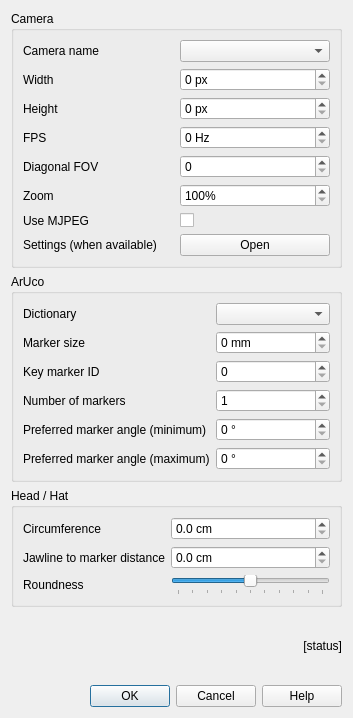
<?xml version="1.0" encoding="UTF-8"?>
<ui version="4.0">
 <class>papertracker_dialog</class>
 <widget class="QWidget" name="papertracker_dialog">
  <property name="windowModality">
   <enum>Qt::WindowModality::NonModal</enum>
  </property>
  <property name="geometry">
   <rect>
    <x>0</x>
    <y>0</y>
    <width>353</width>
    <height>718</height>
   </rect>
  </property>
  <property name="windowTitle">
   <string>PaperTracker</string>
  </property>
  <property name="windowIcon">
   <iconset>
    <normaloff>C:/Users/Adrian Lopez/.designer/gui/images/opentrack.png</normaloff>C:/Users/Adrian Lopez/.designer/gui/images/opentrack.png</iconset>
  </property>
  <property name="layoutDirection">
   <enum>Qt::LayoutDirection::LeftToRight</enum>
  </property>
  <property name="autoFillBackground">
   <bool>false</bool>
  </property>
  <layout class="QGridLayout" name="gridLayout">
   <item row="26" column="1">
    <widget class="QDialogButtonBox" name="buttonBox">
     <property name="sizePolicy">
      <sizepolicy hsizetype="Minimum" vsizetype="Maximum">
       <horstretch>0</horstretch>
       <verstretch>0</verstretch>
      </sizepolicy>
     </property>
     <property name="standardButtons">
      <set>QDialogButtonBox::StandardButton::Cancel|QDialogButtonBox::StandardButton::Ok</set>
     </property>
    </widget>
   </item>
   <item row="1" column="0" colspan="3">
    <widget class="QGroupBox" name="groupBox_3">
     <property name="title">
      <string>ArUco</string>
     </property>
     <layout class="QGridLayout" name="gridLayout_2">
      <item row="9" column="1">
       <widget class="QLabel" name="label_16">
        <property name="text">
         <string>Preferred marker angle (maximum)</string>
        </property>
       </widget>
      </item>
      <item row="7" column="1">
       <widget class="QLabel" name="label_6">
        <property name="text">
         <string>Preferred marker angle (minimum)</string>
        </property>
       </widget>
      </item>
      <item row="2" column="2">
       <widget class="QSpinBox" name="sbMarkerSize">
        <property name="suffix">
         <string> mm</string>
        </property>
        <property name="maximum">
         <number>1000</number>
        </property>
       </widget>
      </item>
      <item row="2" column="1">
       <widget class="QLabel" name="label_5">
        <property name="text">
         <string>Marker size</string>
        </property>
       </widget>
      </item>
      <item row="1" column="1">
       <widget class="QLabel" name="label_2">
        <property name="text">
         <string>Dictionary</string>
        </property>
       </widget>
      </item>
      <item row="9" column="2">
       <widget class="QSpinBox" name="sbMarkerMaximumAngle">
        <property name="suffix">
         <string> °</string>
        </property>
        <property name="maximum">
         <number>90</number>
        </property>
       </widget>
      </item>
      <item row="1" column="2">
       <widget class="QComboBox" name="cmbArucoDictionary"/>
      </item>
      <item row="4" column="2">
       <widget class="QSpinBox" name="sbNumberOfMarkers">
        <property name="minimum">
         <number>1</number>
        </property>
        <property name="maximum">
         <number>1000</number>
        </property>
       </widget>
      </item>
      <item row="7" column="2">
       <widget class="QSpinBox" name="sbMarkerMinimumAngle">
        <property name="suffix">
         <string> °</string>
        </property>
        <property name="maximum">
         <number>90</number>
        </property>
       </widget>
      </item>
      <item row="4" column="1">
       <widget class="QLabel" name="label_12">
        <property name="text">
         <string>Number of markers</string>
        </property>
       </widget>
      </item>
      <item row="3" column="1">
       <widget class="QLabel" name="label_13">
        <property name="text">
         <string>Key marker ID</string>
        </property>
       </widget>
      </item>
      <item row="3" column="2">
       <widget class="QSpinBox" name="sbFirstMarkerID">
        <property name="minimum">
         <number>0</number>
        </property>
        <property name="maximum">
         <number>2320</number>
        </property>
       </widget>
      </item>
     </layout>
    </widget>
   </item>
   <item row="26" column="2">
    <widget class="QPushButton" name="btnHelp">
     <property name="text">
      <string>Help</string>
     </property>
    </widget>
   </item>
   <item row="24" column="0" colspan="3">
    <widget class="QGroupBox" name="groupBox_2">
     <property name="title">
      <string>Head / Hat</string>
     </property>
     <layout class="QGridLayout" name="gridLayout_3">
      <item row="0" column="0">
       <widget class="QLabel" name="label_3">
        <property name="text">
         <string>Circumference</string>
        </property>
       </widget>
      </item>
      <item row="2" column="1">
       <widget class="QDoubleSpinBox" name="sbMarkerHeight">
        <property name="suffix">
         <string> cm</string>
        </property>
        <property name="decimals">
         <number>1</number>
        </property>
       </widget>
      </item>
      <item row="0" column="1">
       <widget class="QDoubleSpinBox" name="sbHeadCircumference">
        <property name="suffix">
         <string> cm</string>
        </property>
        <property name="decimals">
         <number>1</number>
        </property>
       </widget>
      </item>
      <item row="2" column="0">
       <widget class="QLabel" name="label_4">
        <property name="text">
         <string>Jawline to marker distance</string>
        </property>
       </widget>
      </item>
      <item row="3" column="0">
       <widget class="QLabel" name="label_17">
        <property name="text">
         <string>Roundness</string>
        </property>
       </widget>
      </item>
      <item row="3" column="1">
       <widget class="QSlider" name="sldCephalicIndex">
        <property name="minimum">
         <number>50</number>
        </property>
        <property name="maximum">
         <number>100</number>
        </property>
        <property name="singleStep">
         <number>1</number>
        </property>
        <property name="pageStep">
         <number>5</number>
        </property>
        <property name="value">
         <number>75</number>
        </property>
        <property name="orientation">
         <enum>Qt::Orientation::Horizontal</enum>
        </property>
        <property name="tickPosition">
         <enum>QSlider::TickPosition::TicksBelow</enum>
        </property>
        <property name="tickInterval">
         <number>5</number>
        </property>
       </widget>
      </item>
     </layout>
    </widget>
   </item>
   <item row="0" column="0" colspan="3">
    <widget class="QGroupBox" name="groupBox">
     <property name="title">
      <string>Camera</string>
     </property>
     <layout class="QGridLayout" name="gridLayout_4">
      <item row="0" column="1">
       <widget class="QComboBox" name="cmbCameraName"/>
      </item>
      <item row="1" column="0">
       <widget class="QLabel" name="label_8">
        <property name="text">
         <string>Width</string>
        </property>
       </widget>
      </item>
      <item row="0" column="0">
       <widget class="QLabel" name="label_7">
        <property name="text">
         <string>Camera name</string>
        </property>
       </widget>
      </item>
      <item row="2" column="0">
       <widget class="QLabel" name="label">
        <property name="text">
         <string>Height</string>
        </property>
       </widget>
      </item>
      <item row="2" column="1">
       <widget class="QSpinBox" name="sbFrameHeight">
        <property name="suffix">
         <string> px</string>
        </property>
        <property name="prefix">
         <string/>
        </property>
        <property name="maximum">
         <number>8192</number>
        </property>
       </widget>
      </item>
      <item row="3" column="0">
       <widget class="QLabel" name="label_10">
        <property name="text">
         <string>FPS</string>
        </property>
       </widget>
      </item>
      <item row="6" column="0">
       <widget class="QLabel" name="label_9">
        <property name="text">
         <string>Use MJPEG</string>
        </property>
       </widget>
      </item>
      <item row="7" column="0">
       <widget class="QLabel" name="label_11">
        <property name="text">
         <string>Settings (when available)</string>
        </property>
       </widget>
      </item>
      <item row="3" column="1">
       <widget class="QSpinBox" name="sbFPS">
        <property name="suffix">
         <string> Hz</string>
        </property>
        <property name="maximum">
         <number>2000</number>
        </property>
       </widget>
      </item>
      <item row="7" column="1">
       <widget class="QPushButton" name="btnCameraSettings">
        <property name="text">
         <string>Open</string>
        </property>
       </widget>
      </item>
      <item row="5" column="0">
       <widget class="QLabel" name="label_14">
        <property name="text">
         <string>Zoom</string>
        </property>
       </widget>
      </item>
      <item row="5" column="1">
       <widget class="QSpinBox" name="sbZoom">
        <property name="suffix">
         <string>%</string>
        </property>
        <property name="minimum">
         <number>100</number>
        </property>
        <property name="maximum">
         <number>1000</number>
        </property>
       </widget>
      </item>
      <item row="1" column="1">
       <widget class="QSpinBox" name="sbFrameWidth">
        <property name="suffix">
         <string> px</string>
        </property>
        <property name="maximum">
         <number>8192</number>
        </property>
       </widget>
      </item>
      <item row="6" column="1">
       <widget class="QCheckBox" name="cbUseMJPEG">
        <property name="text">
         <string/>
        </property>
       </widget>
      </item>
      <item row="4" column="1">
       <widget class="QSpinBox" name="sbFOV">
        <property name="maximum">
         <number>180</number>
        </property>
       </widget>
      </item>
      <item row="4" column="0">
       <widget class="QLabel" name="label_15">
        <property name="text">
         <string>Diagonal FOV</string>
        </property>
       </widget>
      </item>
     </layout>
    </widget>
   </item>
   <item row="25" column="1" colspan="2">
    <widget class="QLabel" name="lblStatus">
     <property name="layoutDirection">
      <enum>Qt::LayoutDirection::LeftToRight</enum>
     </property>
     <property name="text">
      <string>[status]</string>
     </property>
     <property name="alignment">
      <set>Qt::AlignmentFlag::AlignRight|Qt::AlignmentFlag::AlignTrailing|Qt::AlignmentFlag::AlignVCenter</set>
     </property>
    </widget>
   </item>
  </layout>
 </widget>
 <tabstops>
  <tabstop>cmbCameraName</tabstop>
  <tabstop>sbFrameWidth</tabstop>
  <tabstop>sbFrameHeight</tabstop>
  <tabstop>sbFPS</tabstop>
  <tabstop>sbFOV</tabstop>
  <tabstop>sbZoom</tabstop>
  <tabstop>cbUseMJPEG</tabstop>
  <tabstop>btnCameraSettings</tabstop>
  <tabstop>cmbArucoDictionary</tabstop>
  <tabstop>sbMarkerSize</tabstop>
  <tabstop>sbFirstMarkerID</tabstop>
  <tabstop>sbNumberOfMarkers</tabstop>
  <tabstop>sbMarkerMinimumAngle</tabstop>
  <tabstop>sbMarkerMaximumAngle</tabstop>
  <tabstop>sbHeadCircumference</tabstop>
  <tabstop>sbMarkerHeight</tabstop>
  <tabstop>sldCephalicIndex</tabstop>
  <tabstop>btnHelp</tabstop>
 </tabstops>
 <resources/>
 <connections/>
 <slots>
  <slot>startEngineClicked()</slot>
  <slot>stopEngineClicked()</slot>
  <slot>cameraSettingsClicked()</slot>
 </slots>
</ui>
